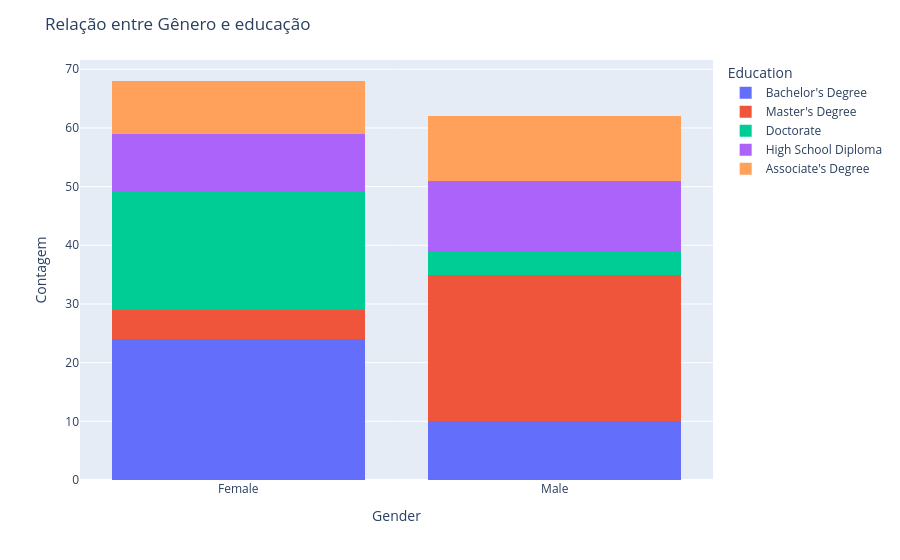
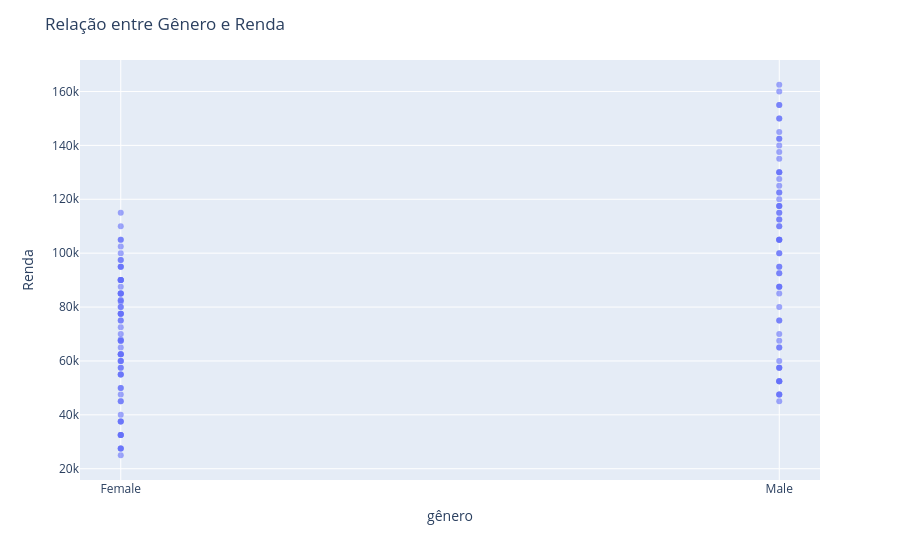
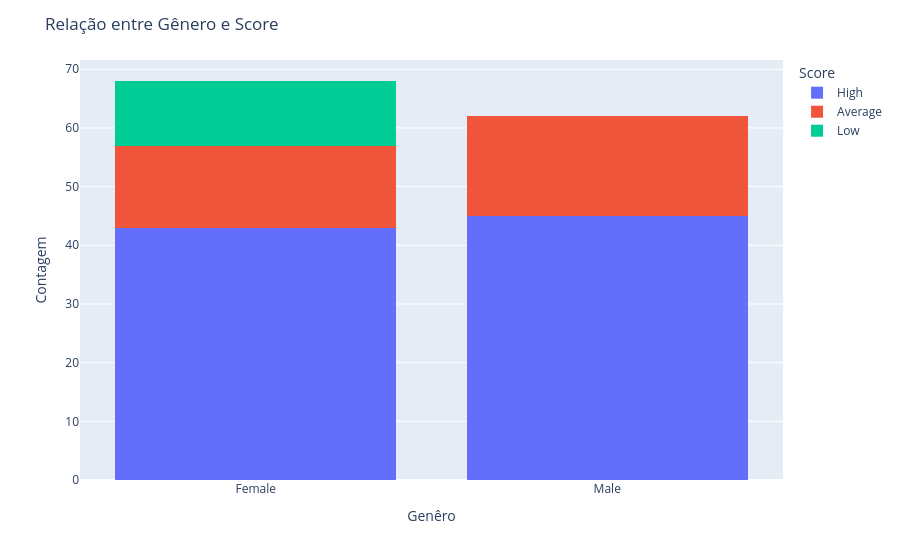

The code cell stored with these charts, in order, in its notebook:
### Markdown cell above
**E) Que outras perguntas te parecem fazer sentido explorarmos a resposta para conhecermos mais nossa base de dados e o comportamento dos clientes?**

 Elabore mais 3 perguntas e responda utilizando gráficos + insights.

### Code cell
# seu código aqui
# Perguntas
# 1) Quem tende a ter os melhores titulos de educação, homens ou mulheres?
# 2) Mulheres com titulo de educação maior recebem mais que homens com titulo menor?
# 3) Mesmo com menor educação os homens tendem a ter score mais alto?
df.head()

# 1)
fig = px.histogram(df, x='Gender', color='Education', barmode='stack')

# Layout
fig.update_layout(title='Relação entre Gênero e educação',
                  xaxis_title='Gender',
                  yaxis_title='Contagem',
                  legend_title='Education')
fig.show()

#2) Gênero e Score
fig = px.scatter(df, x='Gender', y='Income', opacity=0.6)

fig.update_layout(

  title='Relação entre Gênero e Renda',

  xaxis_title='gênero',

  yaxis_title='Renda'

)

fig.show()

#3) 
fig = px.histogram(df, x='Gender', color='Credit Score', barmode='stack')

# Layout
fig.update_layout(title='Relação entre Gênero e Score',
                  xaxis_title='Genêro',
                  yaxis_title='Contagem',
                  legend_title='Score')

# 1) Existem mais mulheres na base, porém percebemos que elas detém a maior parte do bacharelado e do doutorado enquanto os homens detém o Mestrado e high school (vale observar que esse deve ser o "diploma atual", pois uma pessoa com doutorado teve que passar pelo high school, masters etc)
# 2) vemos que mesmo assim os homens conseguem maiores salários, mesmo com a menor quantidade de diplomas, proporcionalmente falando e a diferença de salário é gritante
# 3) sim, tanto é que não tem nenhum homem com "low score"

### Figure 1 — Plotly figure (JSON) as saved in the notebook; plotly's stock layout.template omitted (floating-point values rounded to 4 significant figures)
{"data": [{"alignmentgroup": "True", "bingroup": "x", "hovertemplate": "Education=Bachelor's Degree<br>Gender=%{x}<br>count=%{y}<extra></extra>", "legendgroup": "Bachelor's Degree", "marker": {"color": "#636efa", "pattern": {"shape": ""}}, "name": "Bachelor's Degree", "offsetgroup": "Bachelor's Degree", "orientation": "v", "showlegend": true, "type": "histogram", "x": ["Female", "Female", "Male", "Female", "Female", "Female", "Male", "Male", "Female", "Female", "Female", "Female", "Female", "Female", "Male", "Male", "Female", "Female", "Female", "Male", "Male", "Female", "Female", "Female", "Female", "Female", "Male", "Female", "Male", "Female", "Female", "Male", "Female", "Female"], "xaxis": "x", "yaxis": "y"}, {"alignmentgroup": "True", "bingroup": "x", "hovertemplate": "Education=Master's Degree<br>Gender=%{x}<br>count=%{y}<extra></extra>", "legendgroup": "Master's Degree", "marker": {"color": "#EF553B", "pattern": {"shape": ""}}, "name": "Master's Degree", "offsetgroup": "Master's Degree", "orientation": "v", "showlegend": true, "type": "histogram", "x": ["Male", "Male", "Male", "Male", "Male", "Male", "Female", "Male", "Male", "Male", "Male", "Male", "Male", "Female", "Male", "Male", "Male", "Female", "Male", "Male", "Male", "Male", "Male", "Female", "Male", "Male", "Male", "Female", "Male", "Male"], "xaxis": "x", "yaxis": "y"}, {"alignmentgroup": "True", "bingroup": "x", "hovertemplate": "Education=Doctorate<br>Gender=%{x}<br>count=%{y}<extra></extra>", "legendgroup": "Doctorate", "marker": {"color": "#00cc96", "pattern": {"shape": ""}}, "name": "Doctorate", "offsetgroup": "Doctorate", "orientation": "v", "showlegend": true, "type": "histogram", "x": ["Female", "Female", "Female", "Female", "Male", "Female", "Female", "Female", "Female", "Female", "Male", "Female", "Female", "Male", "Female", "Female", "Female", "Female", "Female", "Male", "Female", "Female", "Female", "Female"], "xaxis": "x", "yaxis": "y"}, {"alignmentgroup": "True", "bingroup": "x", "hovertemplate": "Education=High School Diploma<br>Gender=%{x}<br>count=%{y}<extra></extra>", "legendgroup": "High School Diploma", "marker": {"color": "#ab63fa", "pattern": {"shape": ""}}, "name": "High School Diploma", "offsetgroup": "High School Diploma", "orientation": "v", "showlegend": true, "type": "histogram", "x": ["Male", "Female", "Male", "Female", "Female", "Male", "Male", "Female", "Male", "Female", "Female", "Male", "Male", "Male", "Female", "Female", "Male", "Male", "Female", "Male", "Male", "Female"], "xaxis": "x", "yaxis": "y"}, {"alignmentgroup": "True", "bingroup": "x", "hovertemplate": "Education=Associate's Degree<br>Gender=%{x}<br>count=%{y}<extra></extra>", "legendgroup": "Associate's Degree", "marker": {"color": "#FFA15A", "pattern": {"shape": ""}}, "name": "Associate's Degree", "offsetgroup": "Associate's Degree", "orientation": "v", "showlegend": true, "type": "histogram", "x": ["Female", "Male", "Male", "Female", "Male", "Female", "Male", "Male", "Female", "Male", "Female", "Female", "Male", "Female", "Male", "Male", "Female", "Female", "Male", "Male"], "xaxis": "x", "yaxis": "y"}], "layout": {"barmode": "stack", "legend": {"title": {"text": "Education"}, "tracegroupgap": 0}, "margin": {"t": 60}, "title": {"text": "Relação entre Gênero e educação"}, "xaxis": {"anchor": "y", "domain": [0, 1], "title": {"text": "Gender"}}, "yaxis": {"anchor": "x", "domain": [0, 1], "title": {"text": "Contagem"}}}}

### Figure 2 — Plotly figure (JSON) as saved in the notebook; plotly's stock layout.template omitted (floating-point values rounded to 4 significant figures; data arrays with more than 128 entries replaced by an {"elided": "..."} marker saying what was removed)
{"data": [{"hovertemplate": "Gender=%{x}<br>Income=%{y}<extra></extra>", "legendgroup": "", "marker": {"color": "#636efa", "opacity": 0.6, "symbol": "circle"}, "mode": "markers", "name": "", "orientation": "v", "showlegend": false, "type": "scatter", "x": {"elided": "130 str values"}, "xaxis": "x", "y": {"elided": "130 int values"}, "yaxis": "y"}], "layout": {"legend": {"tracegroupgap": 0}, "margin": {"t": 60}, "title": {"text": "Relação entre Gênero e Renda"}, "xaxis": {"anchor": "y", "domain": [0, 1], "title": {"text": "gênero"}}, "yaxis": {"anchor": "x", "domain": [0, 1], "title": {"text": "Renda"}}}}

### Figure 3 — Plotly figure (JSON) as saved in the notebook; plotly's stock layout.template omitted (floating-point values rounded to 4 significant figures)
{"data": [{"alignmentgroup": "True", "bingroup": "x", "hovertemplate": "Credit Score=High<br>Gender=%{x}<br>count=%{y}<extra></extra>", "legendgroup": "High", "marker": {"color": "#636efa", "pattern": {"shape": ""}}, "name": "High", "offsetgroup": "High", "orientation": "v", "showlegend": true, "type": "histogram", "x": ["Female", "Male", "Female", "Male", "Female", "Male", "Male", "Female", "Male", "Female", "Male", "Female", "Male", "Female", "Male", "Female", "Male", "Female", "Male", "Female", "Male", "Female", "Male", "Female", "Male", "Female", "Male", "Female", "Male", "Female", "Male", "Female", "Male", "Female", "Male", "Female", "Male", "Female", "Male", "Female", "Male", "Female", "Male", "Female", "Male", "Female", "Male", "Male", "Female", "Male", "Female", "Male", "Female", "Male", "Female", "Male", "Female", "Male", "Female", "Male", "Female", "Male", "Female", "Male", "Female", "Male", "Female", "Male", "Female", "Male", "Female", "Female", "Male", "Male", "Male", "Male", "Female", "Male", "Female", "Male", "Female", "Female", "Male", "Female", "Male", "Female", "Male", "Female"], "xaxis": "x", "yaxis": "y"}, {"alignmentgroup": "True", "bingroup": "x", "hovertemplate": "Credit Score=Average<br>Gender=%{x}<br>count=%{y}<extra></extra>", "legendgroup": "Average", "marker": {"color": "#EF553B", "pattern": {"shape": ""}}, "name": "Average", "offsetgroup": "Average", "orientation": "v", "showlegend": true, "type": "histogram", "x": ["Female", "Male", "Male", "Female", "Female", "Male", "Male", "Male", "Male", "Female", "Female", "Female", "Male", "Male", "Male", "Female", "Female", "Male", "Male", "Male", "Male", "Female", "Female", "Male", "Female", "Female", "Female", "Female", "Male", "Male", "Male"], "xaxis": "x", "yaxis": "y"}, {"alignmentgroup": "True", "bingroup": "x", "hovertemplate": "Credit Score=Low<br>Gender=%{x}<br>count=%{y}<extra></extra>", "legendgroup": "Low", "marker": {"color": "#00cc96", "pattern": {"shape": ""}}, "name": "Low", "offsetgroup": "Low", "orientation": "v", "showlegend": true, "type": "histogram", "x": ["Female", "Female", "Female", "Female", "Female", "Female", "Female", "Female", "Female", "Female", "Female"], "xaxis": "x", "yaxis": "y"}], "layout": {"barmode": "stack", "legend": {"title": {"text": "Score"}, "tracegroupgap": 0}, "margin": {"t": 60}, "title": {"text": "Relação entre Gênero e Score"}, "xaxis": {"anchor": "y", "domain": [0, 1], "title": {"text": "Genêro"}}, "yaxis": {"anchor": "x", "domain": [0, 1], "title": {"text": "Contagem"}}}}
